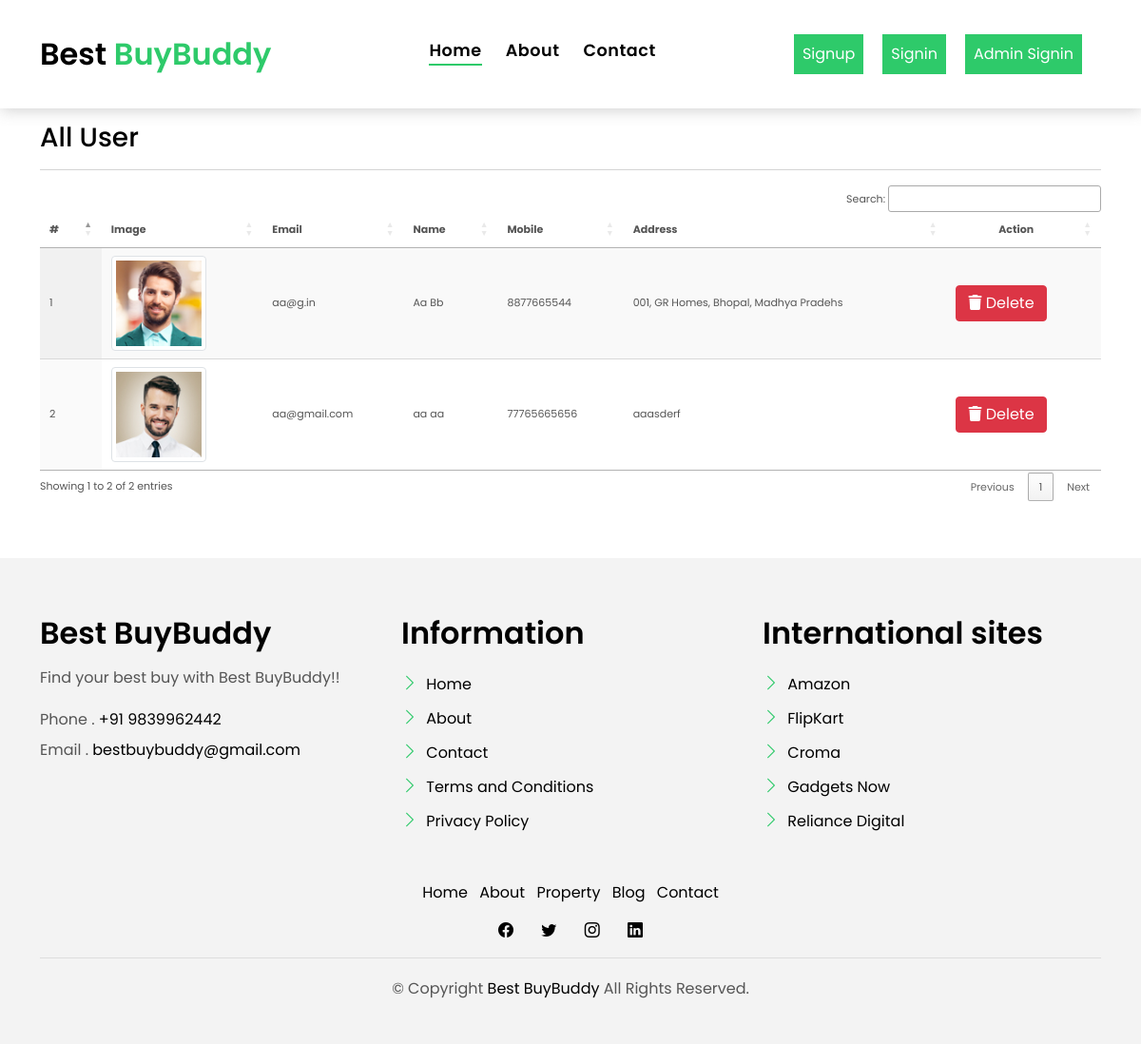
The page /all-user/ on the database its author committed.
### myapp/models.py (models this page shows, shortened)
class Register(models.Model):
    user = models.ForeignKey(User, on_delete=models.CASCADE, null=True, blank=True)
    mobile = models.CharField(max_length=10, null=True, blank=True)
    address = models.TextField(null=True, blank=True)
    image = models.FileField(null=True, blank=True)

### myapp/views.py (the view)
# urls.py: path('all-user/', all_user, name="all_user"),
def all_user(request):
    data = Register.objects.filter()
    return render(request, "all_user.html", locals())

### myapp/templates/all_user.html (shortened to what this page needs)
{% include 'base.html' %}
{% load static %}
{% block body %}
<link rel="stylesheet" href="https://cdnjs.cloudflare.com/ajax/libs/font-awesome/6.2.0/css/all.min.css" />
<section class="section-services section-t8">
    <div class="container">
    <h3>All User </h3><hr>
    <div class="table-responsive">
        <table id="example1" class="display nowrap" style="width: 100%">
            <thead>
              <tr>
                <th>#</th>
                <th>Image</th>
                <th>Email</th>
                <th>Name</th>
                <th>Mobile</th>
                <th>Address</th>
                <th style="text-align: center">Action</th>
              </tr>
            </thead>
            <tbody>
              {% for i in data %}
              <tr>
                <td>{{i.id}}</td>
                <td><img src="{{i.image.url}}" class="img-thumbnail" style="width:100px;height:100px"/></td>
                <td>{{i.user.username}}</td>
                <td>{{i.user.first_name}} {{i.user.last_name}}</td>
                <td>{{i.mobile}}</td>
                <td>{{i.address}}</td>
                <td>
                  <a href="/delete-user/{{i.id}}/" title="Delete History" class="btn btn-danger" onclick="return confirm('Are your sure?')"><i class="fas fa-trash" aria-hidden="true"></i> Delete</a>
                </td>
              </tr>
              {% endfor %}
            </tbody>
          </table>
    </div>
  </div>
{% include 'footer.html' %}
{% include 'tablecdn.html' %}
{% endblock  %}

### myapp/templates/base.html (shortened to what this page needs)
<!DOCTYPE html>
{% load static %}
<html lang="en">
<head>
  <link href="{% static 'assets/vendor/animate.css/animate.min.css' %}" rel="stylesheet">
  <link href="{% static 'assets/vendor/bootstrap/css/bootstrap.min.css' %}" rel="stylesheet">
  <link href="{% static 'assets/vendor/bootstrap-icons/bootstrap-icons.css' %}" rel="stylesheet">
  <link href="{% static 'assets/vendor/swiper/swiper-bundle.min.css' %}" rel="stylesheet">
  <link href="{% static 'assets/css/style.css' %}" rel="stylesheet">
</head>
<body>
  <nav class="navbar navbar-default navbar-trans navbar-expand-lg fixed-top">
    <div class="container">
      <a class="navbar-brand text-brand" href="/">Best<span class="color-b"> BuyBuddy</span></a>
      <div class="navbar-collapse collapse justify-content-center" id="navbarDefault">
        <ul class="navbar-nav">
          <li class="nav-item">
            <a class="nav-link active" href="/">Home</a>
          </li>
        {% if not request.user.is_authenticated %}
          <li class="nav-item">
            <a class="nav-link " href="/about/">About</a>
          </li>
          <li class="nav-item">
            <a class="nav-link " href="/contact/">Contact</a>
          </li>
        {% endif %}
        </ul>
      </div>
        {% if not request.user.is_authenticated %}
            <a href="/register/" style="margin-right:20px">
                <button type="button" class="btn btn-b-n p-2">
                    Signup
                </button>
            </a>
            <a href="/signin/" style="margin-right:20px">
                <button type="button" class="btn btn-b-n p-2">
                    Signin
                </button>
            </a>
            <a href="/admin-signin/" style="margin-right:20px">
              <button type="button" class="btn btn-b-n p-2">
                  Admin Signin
              </button>
            </a>
        {% endif %}
    </div>
  </nav>
</body>
</html>

### myapp/templates/footer.html (shortened to what this page needs)
{% load static %}
  <section class="section-footer">
    <div class="container">
      <div class="row">
        <div class="col-sm-12 col-md-4">
          <div class="widget-a">
            <div class="w-header-a">
              <h3 class="w-title-a text-brand">Best BuyBuddy</h3>
            </div>
            <div class="w-body-a">
              <p class="w-text-a color-text-a">
                Find your best buy with Best BuyBuddy!!
              </p>
            </div>
            <div class="w-footer-a">
              <ul class="list-unstyled">
                <li class="color-a">
                  <span class="color-text-a">Phone .</span> +91 9839962442
                </li>
                <li class="color-a">
                  <span class="color-text-a">Email .</span> bestbuybuddy@gmail.com
                </li>
              </ul>
            </div>
          </div>
        </div>
        <div class="col-sm-12 col-md-4 section-md-t3">
          <div class="widget-a">
            <div class="w-header-a">
              <h3 class="w-title-a text-brand">Information</h3>
            </div>
            <div class="w-body-a">
              <div class="w-body-a">
                <ul class="list-unstyled">
                  <li class="item-list-a">
                    <i class="bi bi-chevron-right"></i> <a href="#">Home</a>
                  </li>
                  <li class="item-list-a">
                    <i class="bi bi-chevron-right"></i> <a href="#">About</a>
                  </li>
                  <li class="item-list-a">
                    <i class="bi bi-chevron-right"></i> <a href="#">Contact</a>
                  </li>
                  <li class="item-list-a">
                    <i class="bi bi-chevron-right"></i> <a href="#">Terms and Conditions</a>
                  </li>
                  <li class="item-list-a">
                    <i class="bi bi-chevron-right"></i> <a href="#">Privacy Policy</a>
                  </li>
                </ul>
              </div>
            </div>
          </div>
        </div>
        <div class="col-sm-12 col-md-4 section-md-t3">
          <div class="widget-a">
            <div class="w-header-a">
              <h3 class="w-title-a text-brand">International sites</h3>
            </div>
            <div class="w-body-a">
              <ul class="list-unstyled">
                <li class="item-list-a">
                  <i class="bi bi-chevron-right"></i> <a href="#">Amazon</a>
                </li>
                <li class="item-list-a">
                  <i class="bi bi-chevron-right"></i> <a href="#">FlipKart</a>
                </li>
                <li class="item-list-a">
                  <i class="bi bi-chevron-right"></i> <a href="#">Croma</a>
                </li>
                <li class="item-list-a">
                  <i class="bi bi-chevron-right"></i> <a href="#">Gadgets Now</a>
                </li>
                <li class="item-list-a">
                  <i class="bi bi-chevron-right"></i> <a href="#">Reliance Digital</a>
                </li>
              </ul>
            </div>
          </div>
        </div>
      </div>
    </div>
  </section>
  <footer>
    <div class="container">
      <div class="row">
        <div class="col-md-12">
          <nav class="nav-footer">
            <ul class="list-inline">
              <li class="list-inline-item">
                <a href="#">Home</a>
              </li>
              <li class="list-inline-item">
                <a href="#">About</a>
              </li>
              <li class="list-inline-item">
                <a href="#">Property</a>
              </li>
              <li class="list-inline-item">
                <a href="#">Blog</a>
              </li>
              <li class="list-inline-item">
                <a href="#">Contact</a>
              </li>
            </ul>
          </nav>
          <div class="socials-a">
            <ul class="list-inline">
              <li class="list-inline-item">
                <a href="#">
                  <i class="bi bi-facebook" aria-hidden="true"></i>
                </a>
              </li>
              <li class="list-inline-item">
                <a href="#">
                  <i class="bi bi-twitter" aria-hidden="true"></i>
                </a>
              </li>
              <li class="list-inline-item">
                <a href="#">
                  <i class="bi bi-instagram" aria-hidden="true"></i>
                </a>
              </li>
              <li class="list-inline-item">
                <a href="#">
                  <i class="bi bi-linkedin" aria-hidden="true"></i>
                </a>
              </li>
            </ul>
          </div>
          <div class="copyright-footer">
            <p class="copyright color-text-a">
              &copy; Copyright
              <span class="color-a">Best BuyBuddy</span> All Rights Reserved.
            </p>
          </div>
        </div>
      </div>
    </div>
  </footer>

### myapp/templates/tablecdn.html (shortened to what this page needs)
<link href="https://cdn.datatables.net/1.12.1/css/jquery.dataTables.min.css" rel="stylesheet" type="text/css" />
<link href="https://cdn.datatables.net/buttons/2.2.3/css/buttons.dataTables.min.css" rel="stylesheet" type="text/css" />

### myapp/static/assets/css/style.css (style rules this page uses)
body { font-family: "Poppins", sans-serif; color: #555555; }
h1, h2, h3, h4, h5, h6 { color: #000000; }
a { color: #000000; text-decoration: none; transition: all 0.5s ease; }
.text-brand { color: #000000; font-size: 2rem; font-weight: 600; }
.color-a { text-decoration: none; color: #000000; }
.color-b { color: #2eca6a; }
.color-text-a { text-decoration: none; color: #555555; }
.section-t8 { padding-top: 8rem; }
.socials-a { text-decoration: none; }
.socials-a .list-inline-item:not(:last-child) { margin-right: 25px; }
.btn { transition: 0.5s ease; }
.btn.btn-b-n { background-color: #2eca6a; color: #ffffff; border-radius: 0; }
.navbar-default { transition: all 0.5s ease-in-out; background-color: #ffffff; padding-top: 28px; padding-bottom: 28px; -webkit-backface-visibility: hidden; backface-visibility: hidden; box-shadow: 1px 2px 15px rgba(100, 100, 100, 0.3); }
.navbar-default.navbar-trans, .navbar-default.navbar-reduce { -webkit-backface-visibility: hidden; backface-visibility: hidden; }
.navbar-default.navbar-trans .nav-item, .navbar-default.navbar-reduce .nav-item { position: relative; padding-right: 10px; padding-bottom: 8px; margin-left: 0; }
@media (min-width: 768px) { .navbar-default.navbar-trans .nav-item, .navbar-default.navbar-reduce .nav-item { margin-left: 15px; } }
.navbar-default.navbar-trans .nav-link, .navbar-default.navbar-reduce .nav-link { font-size: 1.1rem; color: #000000; font-weight: 600; letter-spacing: 0.03em; transition: all 0.1s ease-in-out; position: relative; padding-left: 0; padding-right: 0; }
.navbar-default.navbar-trans .nav-link:before, .navbar-default.navbar-reduce .nav-link:before { content: ""; position: absolute; bottom: 5px; left: 0; width: 100%; height: 2px; z-index: 0; background-color: #2eca6a; transform: scaleX(0); transform-origin: right; transition: transform 0.2s ease-out, opacity 0.2s ease-out 0.3s; }
.navbar-default.navbar-trans .show > .nav-link:before, .navbar-default.navbar-trans .active > .nav-link:before, .navbar-default.navbar-trans .nav-link.show:before, .navbar-default.navbar-trans .nav-link.active:before, .navbar-default.navbar-reduce .show > .nav-link:before, .navbar-default.navbar-reduce .active > .nav-link:before, .navbar-default.navbar-reduce .nav-link.show:before, .navbar-default.navbar-reduce .nav-link.active:before { transform: scaleX(1); }
.navbar-default.navbar-trans .nav-link:before { background-color: #2eca6a; }
.navbar-default.navbar-trans .show > .nav-link, .navbar-default.navbar-trans .active > .nav-link, .navbar-default.navbar-trans .nav-link.show, .navbar-default.navbar-trans .nav-link.active { color: #000000; }
.section-footer { padding-top: 60px; margin-top: 60px; background: #f3f3f3; }
.section-footer ul { line-height: 2; }
.section-footer .item-list-a i { font-size: 18px; padding-right: 4px; color: #2eca6a; }
.section-footer .widget-a .w-title-a { margin-bottom: 1rem; }
footer { background: #f3f3f3; text-align: center; padding: 30px 0; }
footer .copyright-footer { border-top: 1px solid #ddd; padding-top: 20px; }

### myapp/templates/all_user.html (style rules this page uses)
img { width: 60px; height: 60px; }
.table-responsive { font-size:11px; }
td { padding:0px; }

### rows shown on the page
Register: id "1", image (picture), user.username "aa@g.in", user.first_name "Aa", user.last_name "Bb", mobile "8877665544", address "001, GR Homes, Bhopal, Madhya Pradehs"
Register: id "2", image (picture), user.username "aa@gmail.com", user.first_name "aa", user.last_name "aa", mobile "77765665656", address "aaasderf"
